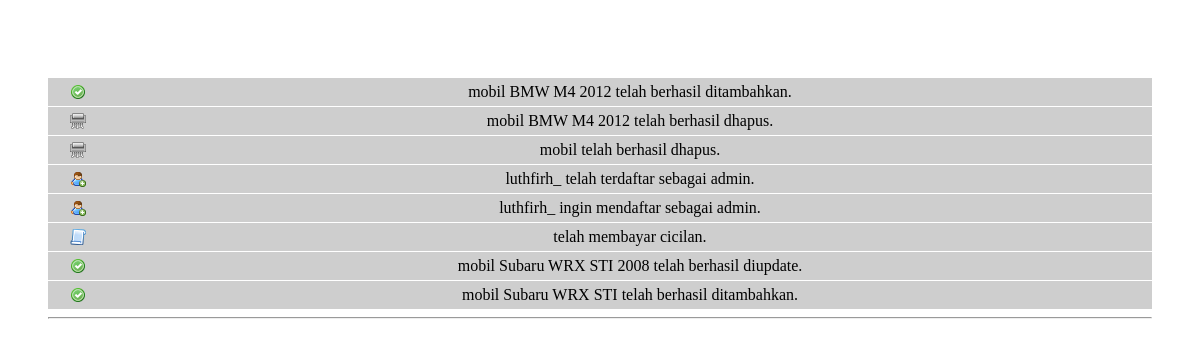
Screenshot of /pemberitahuan.php with the database file from the repository.
### tables this page shows
CREATE TABLE IF NOT EXISTS `pemberitahuan` (
  `id` int(5) NOT NULL AUTO_INCREMENT,
  `tabel` varchar(15) NOT NULL,
  `data` varchar(50) NOT NULL,
  `keterangan` text NOT NULL,
  PRIMARY KEY (`id`)
);

CREATE TABLE IF NOT EXISTS `mobil` (
  `kode_mobil` varchar(50) NOT NULL,
  `merk` varchar(50) NOT NULL,
  `type` varchar(50) NOT NULL,
  `warna` varchar(50) NOT NULL,
  `harga_mobil` int(9) NOT NULL,
  `gambar` varchar(50) NOT NULL,
  PRIMARY KEY (`kode_mobil`)
);

### pemberitahuan.php (the view, shortened to what this page needs)
<div style="width:100%; overflow-y:scroll; height:85%;">
<blockquote>
<?php
	$query = mysql_query("select * from pemberitahuan order by id desc");
	$q = mysql_num_rows($query);
	if($q > 0 ){
		while($r=mysql_fetch_row($query)){
		if($r[1] == "admin" && $r[3]=="telah terdaftar"){
		echo '<table cellspacing="0" cellpadding="0" border="0" align="center" style="width:100%; margin-bottom:1px;"><tr>
		<td width="50px" align="center"><img src="img/admin.png" /></td>
		<td align="center"><font>'.$r[2].' telah terdaftar sebagai admin.</font></td></tr>
		</table>';
		}
		elseif($r[1] == "admin" && $r[3]=="Menunggu konfirmasi"){
		echo '<table cellspacing="0" cellpadding="0" border="0" align="center" style="width:100%; margin-bottom:1px;"><tr>
		<td width="50px" align="center"><img src="img/admin.png" /></td>
		<td align="center"><a href="index.php?l=konfirmasi&id='.$r[2].'" style="display:block; width:100%; height:100%;">'.$r[2].' ingin mendaftar sebagai admin.</font></td></tr>
		</table>';
		}
		elseif($r[1] == "mobil" && $r[3] == "insert"){
		$q=mysql_fetch_array(mysql_query("select * from mobil where kode_mobil = '".$r[2]."'"));
		echo '<table cellspacing="0" cellpadding="0" border="0" align="center" style="width:100%; margin-bottom:1px;"><tr>
		<td width="50px" align="center"><img src="img/ok.png" /></td>
		<td align="center"><a href="index.php?l=lihat-mobil&id='.$q[0].'" style="display:block; width:100%; height:100%;">mobil '.$q[1].' telah berhasil ditambahkan.</font></td></tr>
		</table>';
		}elseif($r[1] == "mobil" && $r[3] == "update"){
		$q=mysql_fetch_array(mysql_query("select * from mobil where kode_mobil = '".$r[2]."'"));
		echo '<table cellspacing="0" cellpadding="0" border="0" align="center" style="width:100%; margin-bottom:1px;"><tr>
		<td width="50px" align="center"><img src="img/ok.png" /></td>
		<td align="center"><a href="index.php?l=lihat-mobil&id='.$q[0].'" style="display:block; width:100%; height:100%;">mobil '.$q[1].' telah berhasil diupdate.</font></td></tr>
		</table>';
		}elseif($r[1] == "mobil" && $r[3] == "delete"){
		$q=mysql_fetch_array(mysql_query("select * from mobil where kode_mobil = '".$r[2]."'"));
		echo '<table cellspacing="0" cellpadding="0" border="0" align="center" style="width:100%; margin-bottom:1px;"><tr>
		<td width="50px" align="center"><img src="img/del.png" /></td>
		<td align="center"><a href="index.php?l=mobil" style="display:block; width:100%; height:100%;">mobil '.$q[1].' telah berhasil dhapus.</font></td></tr>
		</table>';
		}
		elseif($r[1] == "cicilan" && $r[3] == "insert"){
		$q=mysql_fetch_array(mysql_query("select * from bayar_cicilan, kredit, pembeli where bayar_cicilan.kode_kredit = kredit.kode_kredit and kredit.ktp = pembeli.ktp and bayar_cicilan.kode_cicilan = '".$r[2]."'"));
		echo '<table cellspacing="0" cellpadding="0" border="0" align="center" style="width:100%; margin-bottom:1px;"><tr>
		<td width="50px" align="center"><img src="img/cicil.png" /></td>
		<td align="center"><a href="index.php?l=pembeli" style="display:block; width:100%; height:100%;"> '.$q['nama_pembeli'].' telah membayar cicilan.</font></td></tr>
		</table>';
		}
		}
	}else{
		echo '<tr><td colspan="5" align="center"><font>Tidak ada data yang ditemukan</font></td></tr>';
	}
?>
<hr />
</blockquote>
</div>

### pemberitahuan.php (style rules this page uses)
td a { text-decoration:none; color:black; }
td { padding:5px; background-color:#cecece; }

### rows the page displays
pemberitahuan: mobil.merk "BMW M4 2012"
pemberitahuan: mobil.merk "BMW M4 2012"
pemberitahuan: data "luthfirh_"
pemberitahuan: data "luthfirh_"
pemberitahuan: mobil.merk "Subaru WRX STI 2008"
pemberitahuan: mobil.merk "Subaru WRX STI"
